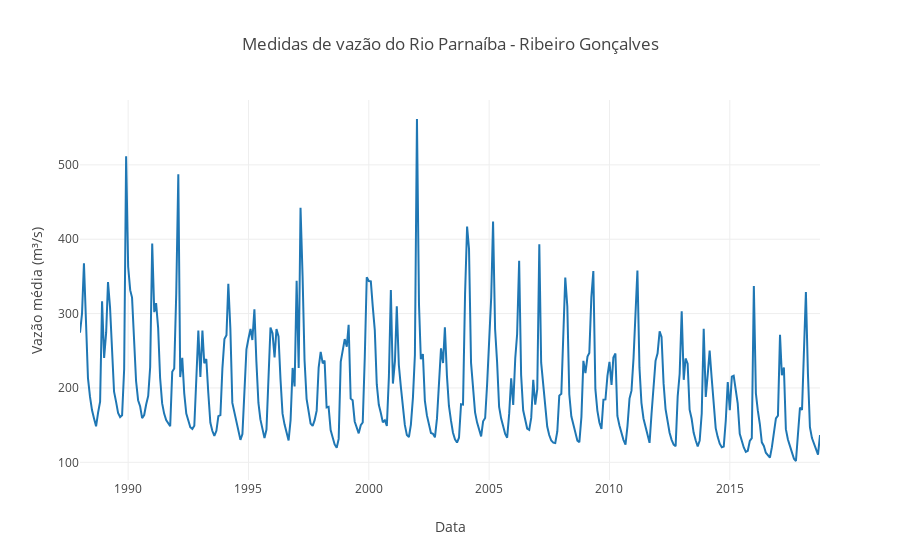

This figure's notebook cell:
### Code cell
trace = go.Scatter(x = x, y = y, name = 'Medias')

trace_moving_avg = go.Scatter(x = x, y = running_mean(y), name = 'Média móvel (neighbors)')

trace_moving_avg2 = go.Scatter(x = x[2:], y = running_mean2(y,4), name = 'Média móvel (cumsum)')

tendencia = go.Scatter()

layout = go.Layout(title = 'Medidas de vazão do Rio Parnaíba - Ribeiro Gonçalves',
                   xaxis = dict(title = 'Data'),
                   yaxis = dict(title = 'Vazão média (m³/s)'))

fig = go.Figure(data = [trace], layout = layout)#, trace_moving_avg, trace_moving_avg2

pyo.iplot(fig, 'vazoes.html', config = dict(showLink = False))

### Figure 1 — Plotly figure (JSON) as saved in the notebook; plotly's stock layout.template omitted (floating-point values rounded to 4 significant figures; data arrays with more than 128 entries replaced by an {"elided": "..."} marker saying what was removed)
{"data": [{"name": "Medias", "type": "scatter", "uid": "b8667da2-4fd0-4ad6-93a2-f09e90127d9e", "x": {"elided": "369 str values"}, "y": {"elided": "369 float values"}}], "layout": {"title": {"text": "Medidas de vazão do Rio Parnaíba - Ribeiro Gonçalves"}, "xaxis": {"title": {"text": "Data"}}, "yaxis": {"title": {"text": "Vazão média (m³/s)"}}}}
